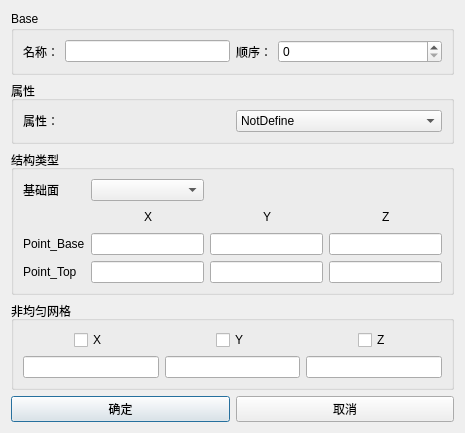
<?xml version="1.0" encoding="UTF-8"?>
<ui version="4.0">
 <class>Dialog</class>
 <widget class="QDialog" name="Dialog">
  <property name="geometry">
   <rect>
    <x>0</x>
    <y>0</y>
    <width>465</width>
    <height>395</height>
   </rect>
  </property>
  <property name="windowTitle">
   <string>Dialog</string>
  </property>
  <layout class="QVBoxLayout" name="verticalLayout_3">
   <item>
    <widget class="QGroupBox" name="groupBox">
     <property name="title">
      <string>Base</string>
     </property>
     <layout class="QHBoxLayout" name="horizontalLayout">
      <item>
       <layout class="QGridLayout" name="gridLayout" columnstretch="0,1,0,1">
        <item row="0" column="0">
         <widget class="QLabel" name="label">
          <property name="text">
           <string>名称：</string>
          </property>
         </widget>
        </item>
        <item row="0" column="1">
         <widget class="QLineEdit" name="lineEdit_name"/>
        </item>
        <item row="0" column="2">
         <widget class="QLabel" name="label_2">
          <property name="text">
           <string>顺序：</string>
          </property>
         </widget>
        </item>
        <item row="0" column="3">
         <widget class="QSpinBox" name="spinBox_order"/>
        </item>
       </layout>
      </item>
     </layout>
    </widget>
   </item>
   <item>
    <widget class="QGroupBox" name="groupBox_Attribute">
     <property name="title">
      <string>属性</string>
     </property>
     <layout class="QVBoxLayout" name="verticalLayout">
      <item>
       <layout class="QHBoxLayout" name="horizontalLayout_2">
        <item>
         <widget class="QLabel" name="label_3">
          <property name="text">
           <string>属性：</string>
          </property>
         </widget>
        </item>
        <item>
         <widget class="QComboBox" name="comboBox_attribute">
          <item>
           <property name="text">
            <string>NotDefine</string>
           </property>
          </item>
          <item>
           <property name="text">
            <string>Conductor</string>
           </property>
          </item>
          <item>
           <property name="text">
            <string>Custom</string>
           </property>
          </item>
          <item>
           <property name="text">
            <string>Void</string>
           </property>
          </item>
         </widget>
        </item>
       </layout>
      </item>
      <item>
       <layout class="QHBoxLayout" name="horizontalLayout_3"/>
      </item>
     </layout>
    </widget>
   </item>
   <item>
    <widget class="QGroupBox" name="groupBox_object">
     <property name="title">
      <string>结构类型</string>
     </property>
     <layout class="QVBoxLayout" name="verticalLayout_2">
      <item>
       <layout class="QGridLayout" name="gridLayout_2">
        <item row="4" column="0">
         <widget class="QLabel" name="label_top">
          <property name="text">
           <string>Point_Top</string>
          </property>
         </widget>
        </item>
        <item row="3" column="0">
         <widget class="QLabel" name="label_Base">
          <property name="text">
           <string>Point_Base</string>
          </property>
         </widget>
        </item>
        <item row="1" column="6">
         <spacer name="horizontalSpacer_3">
          <property name="orientation">
           <enum>Qt::Horizontal</enum>
          </property>
          <property name="sizeHint" stdset="0">
           <size>
            <width>40</width>
            <height>20</height>
           </size>
          </property>
         </spacer>
        </item>
        <item row="3" column="7" colspan="3">
         <widget class="QLineEdit" name="lineEdit_point1z"/>
        </item>
        <item row="1" column="7">
         <spacer name="horizontalSpacer_5">
          <property name="orientation">
           <enum>Qt::Horizontal</enum>
          </property>
          <property name="sizeHint" stdset="0">
           <size>
            <width>40</width>
            <height>20</height>
           </size>
          </property>
         </spacer>
        </item>
        <item row="4" column="7" colspan="3">
         <widget class="QLineEdit" name="lineEdit_point2z"/>
        </item>
        <item row="1" column="8">
         <widget class="QLabel" name="label_9">
          <property name="text">
           <string>Z</string>
          </property>
         </widget>
        </item>
        <item row="1" column="5">
         <widget class="QLabel" name="label_8">
          <property name="text">
           <string>Y</string>
          </property>
         </widget>
        </item>
        <item row="1" column="4">
         <spacer name="horizontalSpacer_2">
          <property name="orientation">
           <enum>Qt::Horizontal</enum>
          </property>
          <property name="sizeHint" stdset="0">
           <size>
            <width>40</width>
            <height>20</height>
           </size>
          </property>
         </spacer>
        </item>
        <item row="1" column="2">
         <widget class="QLabel" name="label_7">
          <property name="text">
           <string>X</string>
          </property>
         </widget>
        </item>
        <item row="1" column="9">
         <spacer name="horizontalSpacer_4">
          <property name="orientation">
           <enum>Qt::Horizontal</enum>
          </property>
          <property name="sizeHint" stdset="0">
           <size>
            <width>40</width>
            <height>20</height>
           </size>
          </property>
         </spacer>
        </item>
        <item row="0" column="0">
         <widget class="QLabel" name="label_4">
          <property name="text">
           <string>基础面</string>
          </property>
         </widget>
        </item>
        <item row="1" column="3">
         <spacer name="horizontalSpacer_6">
          <property name="orientation">
           <enum>Qt::Horizontal</enum>
          </property>
          <property name="sizeHint" stdset="0">
           <size>
            <width>40</width>
            <height>20</height>
           </size>
          </property>
         </spacer>
        </item>
        <item row="3" column="4" colspan="3">
         <widget class="QLineEdit" name="lineEdit_point1y"/>
        </item>
        <item row="4" column="4" colspan="3">
         <widget class="QLineEdit" name="lineEdit_point2y"/>
        </item>
        <item row="1" column="1">
         <spacer name="horizontalSpacer">
          <property name="orientation">
           <enum>Qt::Horizontal</enum>
          </property>
          <property name="sizeHint" stdset="0">
           <size>
            <width>40</width>
            <height>20</height>
           </size>
          </property>
         </spacer>
        </item>
        <item row="3" column="1" colspan="3">
         <widget class="QLineEdit" name="lineEdit_point1x"/>
        </item>
        <item row="4" column="1" colspan="3">
         <widget class="QLineEdit" name="lineEdit_point2x"/>
        </item>
        <item row="0" column="1" colspan="3">
         <widget class="QComboBox" name="comboBox_area"/>
        </item>
       </layout>
      </item>
     </layout>
    </widget>
   </item>
   <item>
    <widget class="QGroupBox" name="groupBox_2">
     <property name="title">
      <string>非均匀网格</string>
     </property>
     <layout class="QVBoxLayout" name="verticalLayout_4">
      <item>
       <layout class="QGridLayout" name="gridLayout_3">
        <item row="0" column="4">
         <widget class="QCheckBox" name="checkBox_Y">
          <property name="text">
           <string>Y</string>
          </property>
         </widget>
        </item>
        <item row="0" column="2">
         <spacer name="horizontalSpacer_8">
          <property name="orientation">
           <enum>Qt::Horizontal</enum>
          </property>
          <property name="sizeHint" stdset="0">
           <size>
            <width>40</width>
            <height>20</height>
           </size>
          </property>
         </spacer>
        </item>
        <item row="0" column="3">
         <spacer name="horizontalSpacer_9">
          <property name="orientation">
           <enum>Qt::Horizontal</enum>
          </property>
          <property name="sizeHint" stdset="0">
           <size>
            <width>40</width>
            <height>20</height>
           </size>
          </property>
         </spacer>
        </item>
        <item row="0" column="6">
         <spacer name="horizontalSpacer_11">
          <property name="orientation">
           <enum>Qt::Horizontal</enum>
          </property>
          <property name="sizeHint" stdset="0">
           <size>
            <width>40</width>
            <height>20</height>
           </size>
          </property>
         </spacer>
        </item>
        <item row="0" column="1">
         <widget class="QCheckBox" name="checkBox_X">
          <property name="text">
           <string>X</string>
          </property>
         </widget>
        </item>
        <item row="0" column="7">
         <widget class="QCheckBox" name="checkBox_Z">
          <property name="text">
           <string>Z</string>
          </property>
         </widget>
        </item>
        <item row="0" column="0">
         <spacer name="horizontalSpacer_7">
          <property name="orientation">
           <enum>Qt::Horizontal</enum>
          </property>
          <property name="sizeHint" stdset="0">
           <size>
            <width>40</width>
            <height>20</height>
           </size>
          </property>
         </spacer>
        </item>
        <item row="0" column="5">
         <spacer name="horizontalSpacer_10">
          <property name="orientation">
           <enum>Qt::Horizontal</enum>
          </property>
          <property name="sizeHint" stdset="0">
           <size>
            <width>40</width>
            <height>20</height>
           </size>
          </property>
         </spacer>
        </item>
        <item row="0" column="8">
         <spacer name="horizontalSpacer_12">
          <property name="orientation">
           <enum>Qt::Horizontal</enum>
          </property>
          <property name="sizeHint" stdset="0">
           <size>
            <width>40</width>
            <height>20</height>
           </size>
          </property>
         </spacer>
        </item>
        <item row="1" column="6" colspan="3">
         <widget class="QLineEdit" name="lineEdit_DX3"/>
        </item>
        <item row="1" column="3" colspan="3">
         <widget class="QLineEdit" name="lineEdit_DX2"/>
        </item>
        <item row="1" column="0" colspan="3">
         <widget class="QLineEdit" name="lineEdit_DX1"/>
        </item>
       </layout>
      </item>
     </layout>
    </widget>
   </item>
   <item>
    <layout class="QHBoxLayout" name="horizontalLayout_4">
     <item>
      <widget class="QPushButton" name="pb_ok">
       <property name="text">
        <string>确定</string>
       </property>
      </widget>
     </item>
     <item>
      <widget class="QPushButton" name="pb_cancel">
       <property name="text">
        <string>取消</string>
       </property>
      </widget>
     </item>
    </layout>
   </item>
  </layout>
 </widget>
 <tabstops>
  <tabstop>pb_ok</tabstop>
  <tabstop>pb_cancel</tabstop>
  <tabstop>lineEdit_name</tabstop>
  <tabstop>spinBox_order</tabstop>
  <tabstop>comboBox_attribute</tabstop>
  <tabstop>comboBox_area</tabstop>
  <tabstop>lineEdit_point1x</tabstop>
  <tabstop>lineEdit_point1y</tabstop>
  <tabstop>lineEdit_point1z</tabstop>
  <tabstop>lineEdit_point2x</tabstop>
  <tabstop>lineEdit_point2y</tabstop>
  <tabstop>lineEdit_point2z</tabstop>
  <tabstop>checkBox_X</tabstop>
  <tabstop>checkBox_Y</tabstop>
  <tabstop>checkBox_Z</tabstop>
  <tabstop>lineEdit_DX1</tabstop>
  <tabstop>lineEdit_DX2</tabstop>
  <tabstop>lineEdit_DX3</tabstop>
 </tabstops>
 <resources/>
 <connections/>
</ui>
